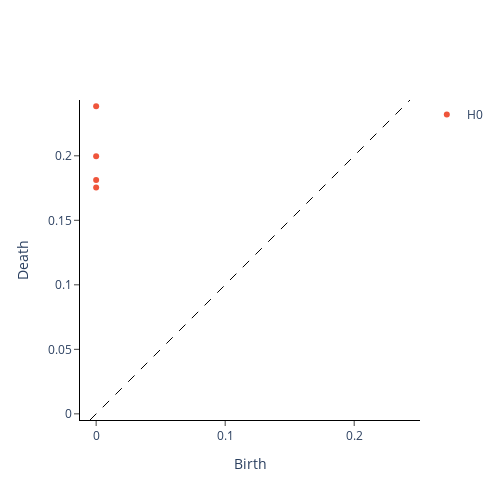

Source (notebook cell):
### Code cell
VR.plot(diagrams, sample=1)

### Figure 1 — Plotly figure (JSON) as saved in the notebook; plotly's stock layout.template omitted (floating-point values rounded to 4 significant figures)
{"data": [{"hoverinfo": "none", "line": {"color": "black", "dash": "dash", "width": 1}, "mode": "lines", "showlegend": false, "type": "scatter", "x": [-0.00477, 0.2432], "y": [-0.00477, 0.2432]}, {"hoverinfo": "text", "hovertext": ["(0.0, 0.17545120418071747)", "(0.0, 0.18128877878189087)", "(0.0, 0.1996726244688034)", "(0.0, 0.2384793907403946)"], "mode": "markers", "name": "H0", "type": "scatter", "x": [0, 0, 0, 0], "y": [0.1755, 0.1813, 0.1997, 0.2385]}, {"hoverinfo": "text", "hovertext": [], "mode": "markers", "name": "H1", "type": "scatter", "x": [], "y": []}, {"hoverinfo": "text", "hovertext": [], "mode": "markers", "name": "H2", "type": "scatter", "x": [], "y": []}], "layout": {"height": 500, "plot_bgcolor": "white", "width": 500, "xaxis": {"autorange": false, "exponentformat": "e", "linecolor": "black", "linewidth": 1, "mirror": false, "range": [-0.00477, 0.2432], "showexponent": "all", "showline": true, "side": "bottom", "ticks": "outside", "title": {"text": "Birth"}, "type": "linear", "zeroline": true}, "yaxis": {"autorange": false, "exponentformat": "e", "linecolor": "black", "linewidth": 1, "mirror": false, "range": [-0.00477, 0.2432], "scaleanchor": "x", "scaleratio": 1, "showexponent": "all", "showline": true, "side": "left", "ticks": "outside", "title": {"text": "Death"}, "type": "linear", "zeroline": true}}}
